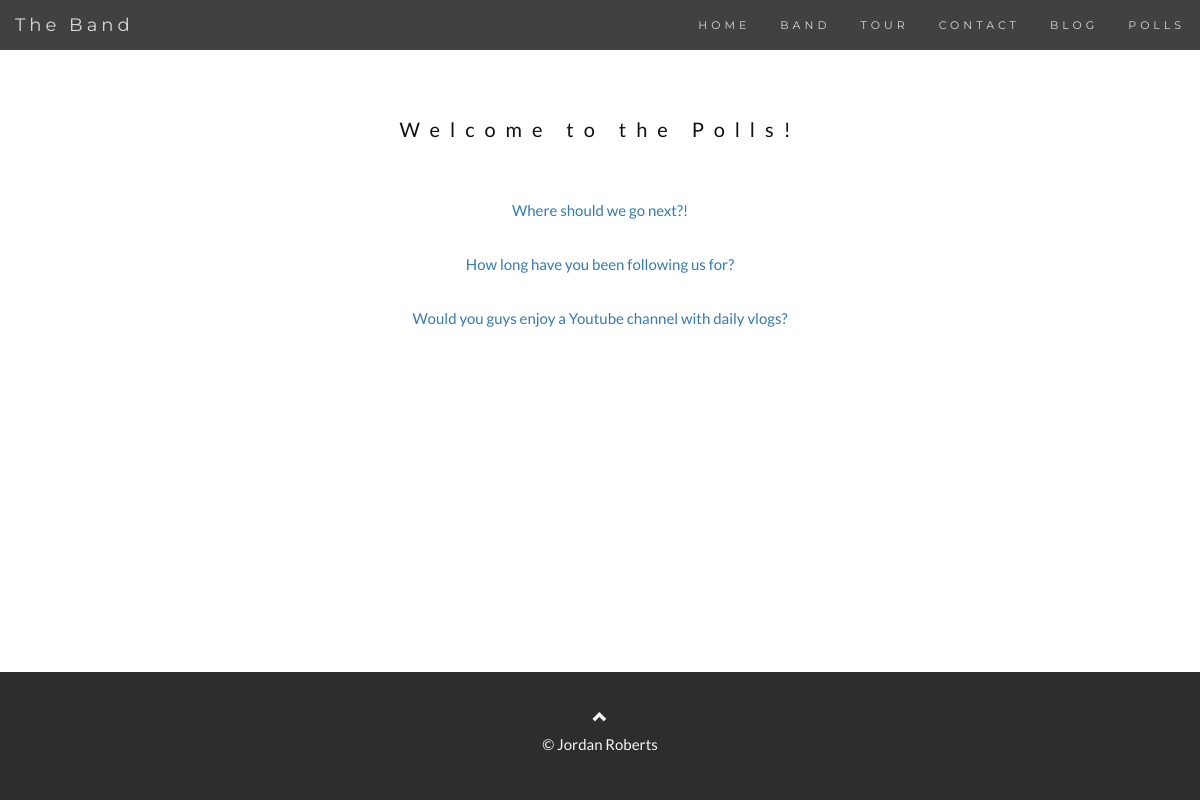
Screenshot of /polls/ with the database file from the repository.
### webBlog/models.py (models this page shows, shortened)
class Question(models.Model):
    question_text = models.CharField(max_length=100)
    pub_date = models.DateTimeField('date published')

### webBlog/views.py (the view)
# urls.py: path('polls/', views.IndexView.as_view(), name='polls-index'),
class IndexView(generic.ListView):
    template_name = 'polls/index.html'
    context_object_name = 'latest_question_list'
    def get_queryset(self):
        return Question.objects.filter(
            pub_date__lte=timezone.now()
        ).order_by('-pub_date')[:5]

### webBlog/templates/polls/index.html (shortened to what this page needs)
{%load staticfiles%}
<!DOCTYPE html>
<html lang="en">
<head>
  <link rel="stylesheet" href="https://maxcdn.bootstrapcdn.com/bootstrap/3.3.7/css/bootstrap.min.css">
  <link href="{% static 'style.css' %}" rel="stylesheet">
</head>
<body id="myPage" data-spy="scroll" data-target=".navbar" data-offset="50">
<nav class="navbar navbar-default navbar-fixed-top">
  <div class="container-fluid">
    <div class="navbar-header">
      <a class="navbar-brand" href="#myPage">The Band </a>
    </div>
    <div class="collapse navbar-collapse" id="myNavbar">
      <ul class="nav navbar-nav navbar-right">
        <li><a href="{% url 'webBlog:index' %}">HOME</a></li>
        <li><a href="{% url 'webBlog:band' %}">BAND</a></li>
        <li><a href="{% url 'webBlog:tour' %}">TOUR</a></li>
        <li><a href="{% url 'webBlog:contact' %}">CONTACT</a></li>
        <li><a href="{% url 'webBlog:blog' %}" >BLOG</a>
        <li><a href="{% url 'webBlog:polls-index' %}" >POLLS </a>
     </ul>
      </div>
  </div>
  </nav>
<br>
<br>
<new class= "text-center">
<h3> Welcome to the Polls! </h3>
{% if latest_question_list %}
    <ul class= "list-unstyled" >
    {% for question in latest_question_list %}
        <li><br><a href="{% url 'webBlog:detail' question.id %}">{{ question.question_text }}</a></li>
    {% endfor %}
    </ul>
{% else %}
    <p>No polls are available.</p>
{% endif %}
</new>
<div class="footer navbar-fixed-bottom">
<footer class="text-center" >
  <a class="up-arrow" href="#myPage" data-toggle="tooltip" title="TO TOP">
    <span class="glyphicon glyphicon-chevron-up"></span>
  </a>
  <p> &copy; Jordan Roberts</p>
</footer>
</div>
</body>
</html>

### webBlog/static/style.css (style rules this page uses)
body { font: 400 15px/1.8 Lato, sans-serif; color: #000; }
h3, h4 { margin: 10px 0 30px 0; letter-spacing: 10px; font-size: 20px; color: #111; }
.navbar { font-family: Montserrat, sans-serif; margin-bottom: 0; background-color: #2d2d30; border: 0; font-size: 11px !important; letter-spacing: 4px; opacity: 0.9; }
.navbar li a, .navbar .navbar-brand { color: #d5d5d5 !important; }
footer { background-color: #2d2d30; color: #f5f5f5; padding: 32px; }
footer a { color: #f5f5f5; }

### rows the page displays
Question: question_text "Where should we go next?!"
Question: question_text "How long have you been following us for?"
Question: question_text "Would you guys enjoy a Youtube channel with daily vlogs?"
